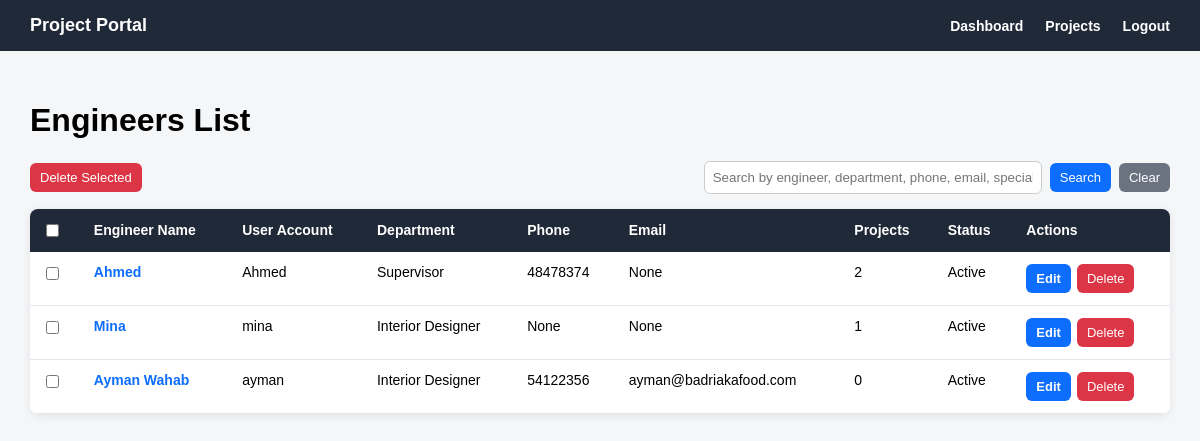
The app's page /engineers/ (signed in), older data.
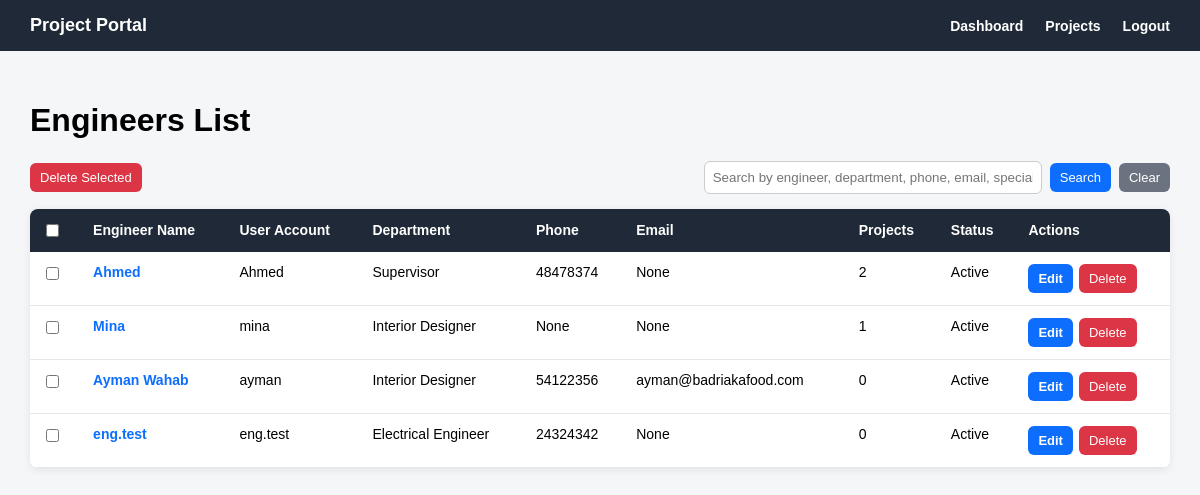
The same page, newer data.
### engineers/models.py (models this page shows, shortened)
class Engineer(models.Model):
    class Department(models.TextChoices):
        INTERIOR_DESIGNER = 'INTERIOR_DESIGNER', 'Interior Designer'
        MECHANICAL_ENGINEER = 'MECHANICAL_ENGINEER', 'Mechanical Engineer'
        ELECTRICAL_ENGINEER = 'ELECTRICAL_ENGINEER', 'Electrical Engineer'
        SUPERVISOR = 'SUPERVISOR', 'Supervisor'
        ARCHITECT = 'ARCHITECT', 'Architect'
    user = models.OneToOneField(
        settings.AUTH_USER_MODEL,
        on_delete=models.CASCADE,
        related_name='engineer_profile'
    )
    engineer_name = models.CharField(max_length=150)
    department = models.CharField(
        max_length=50,
        choices=Department.choices,
        blank=True,
        null=True
    )
    phone = models.CharField(max_length=30, blank=True, null=True)
    email = models.EmailField(blank=True, null=True)
    specialization = models.CharField(max_length=150, blank=True, null=True)
    is_active = models.BooleanField(default=True)
    created_at = models.DateTimeField(auto_now_add=True)

### accounts/models.py (models this page shows)
class User(AbstractUser):
    class Role(models.TextChoices):
        ADMIN = 'ADMIN', 'Admin'
        ENGINEER = 'ENGINEER', 'Engineer'
        CLIENT = 'CLIENT', 'Client'
    role = models.CharField(
        max_length=20,
        choices=Role.choices,
        default=Role.CLIENT
    )

### engineers/views.py (the view, shortened to what this page needs)
# urls.py: path('', engineer_list_view, name='engineer_list'),
@login_required
def engineer_list_view(request):
    if request.user.role != 'ADMIN':
        engineers = Engineer.objects.none()
    else:
        engineers = Engineer.objects.all()
    search_query = request.GET.get('q')
    return render(request, 'engineers/engineer_list.html', {
        'engineers': engineers,
        'search_query': search_query,
    })

### templates/engineers/engineer_list.html (shortened to what the changed rows need)
{% extends 'base.html' %}
{% block content %}
<div class="page-header">
    <h1>Engineers List</h1>
</div>
{% if engineers %}
    <form method="post"
          action="{% url 'engineers:engineer_bulk_delete' %}"
          onsubmit="return confirm('Are you sure you want to delete the selected engineers?');">
        <table class="engineers-table">
            <tr>
                {% if request.user.role == 'ADMIN' %}
            <th>
                <input type="checkbox" onclick="toggleEngineerCheckboxes(this)">
            </th>
                {% endif %}
                <th>Engineer Name</th>
                <th>User Account</th>
                <th>Department</th>
                <th>Phone</th>
                <th>Email</th>
                <th>Projects</th>
                <th>Status</th>
                {% if request.user.role == 'ADMIN' %}
                    <th>Actions</th>
                {% endif %}
            </tr>
            {% for engineer in engineers %}
                <tr>
                    {% if request.user.role == 'ADMIN' %}
                        <td>
                            <input type="checkbox" name="selected_engineers" value="{{ engineer.pk }}">
                        </td>
                    {% endif %}
                    <td>
                        <a href="{% url 'engineers:engineer_detail' engineer.pk %}">
                            {{ engineer.engineer_name }}
                        </a>
                    </td>
                    <td>{{ engineer.user.username }}</td>
                    <td>
                        {% if engineer.department %}
                            {{ engineer.get_department_display }}
                        {% else %}
                            Not assigned
                        {% endif %}
                    </td>
                    <td>{{ engineer.phone }}</td>
                    <td>{{ engineer.email }}</td>
                    <td>{{ engineer.projects.count }}</td>
                    <td>
                        {% if engineer.is_active %}
                            Active
                        {% else %}
                            Inactive
                        {% endif %}
                    </td>
                    {% if request.user.role == 'ADMIN' %}
                        <td>
                            <div class="table-actions">
                                <a href="{% url 'engineers:engineer_edit' engineer.pk %}" class="btn btn-primary">
                                    Edit
                                </a>
                                <form method="post"
                                      action="{% url 'engineers:engineer_delete' engineer.pk %}"
                                      style="margin: 0;"
                                      onsubmit="return confirm('Are you sure you want to delete this engineer?');">
                                    <button type="submit" class="btn btn-danger">
                                        Delete
                                    </button>
                                </form>
                            </div>
                        </td>
                    {% endif %}
                </tr>
            {% endfor %}
        </table>
    </form>
{% endif %}
{% endblock %}

Row changes from the older to the newer data that the page shows:
added Engineer: engineer_name "eng.test", user.username "eng.test", department "Electrical Engineer", phone "24324342", email "None", projects.count "0", is_active "Active"
